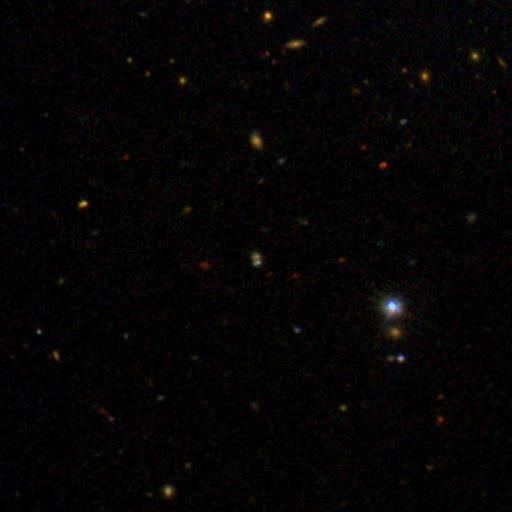
#> input picture test_galaxy4.jpg, 512 x 512 px, found by its file name
$ python contour_2.py
#> lines starting #> are read from the running program, lines starting #| are printed output that depends on the picture; after the words box and inside, x2 and y2 are one past the last pixel; in counts of white or black regions, pixels touching at a corner belong together
import os
import cv2
import numpy as np

def resize_image(image_path, new_size):
    # Read the image
#> called with image_path = 'test_galaxy4.jpg', new_size = (100, 100)
    img = cv2.imread(image_path, cv2.IMREAD_GRAYSCALE)
#> img: shape (512, 512); min 0, max 209, mean 4.5

    # Gaussian blur to smooth the image
    img = cv2.GaussianBlur(img, (3, 3), 0)

    # Thresholding to get the gray area
    _, bin_img = cv2.threshold(img, 100, 255, cv2.THRESH_BINARY)
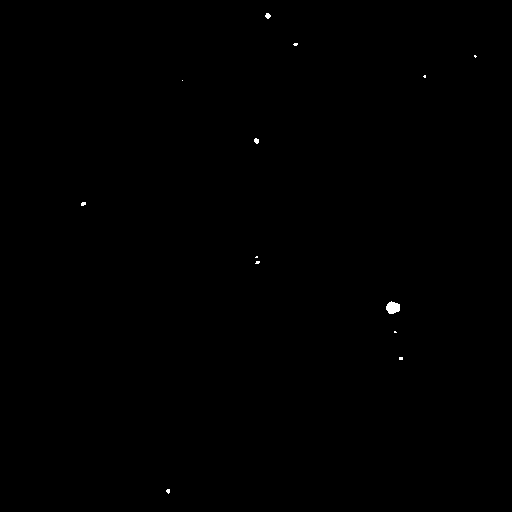
#> bin_img: shape (512, 512); 0.11% white; 13 white regions (10 under 20 px)

    # Finding contours of the gray area
    contours, _ = cv2.findContours(bin_img, cv2.RETR_EXTERNAL, cv2.CHAIN_APPROX_SIMPLE)
#> contours = 13 contours, 12 with area under 20; largest, box (x1, y1, x2, y2) and area: (386, 301, 400, 314) 116
    contour_img = cv2.cvtColor(img, cv2.COLOR_GRAY2BGR)
    cv2.drawContours(contour_img, contours, -1, (0, 255, 0), 2)
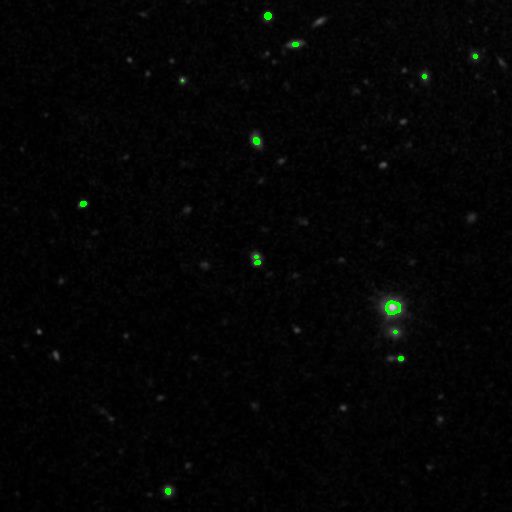
#> contour_img: shape (512, 512, 3); mean B, G, R 4.4, 4.8, 4.4
    return contour_img

# Example usage:
image_path = "test_galaxy4.jpg"  # Path to your input image
new_size = (100, 100)  # New size for the resized image
resized_image = resize_image(image_path, new_size)

if resized_image is not None:
    # Display or save the resized image
    cv2.imshow("Resized Image", resized_image)
    cv2.waitKey(0)
    cv2.destroyAllWindows()
else:
    print("No gray area found in the image.")

$ run again, with test_galaxy3.jpg copied over test_galaxy4.jpg
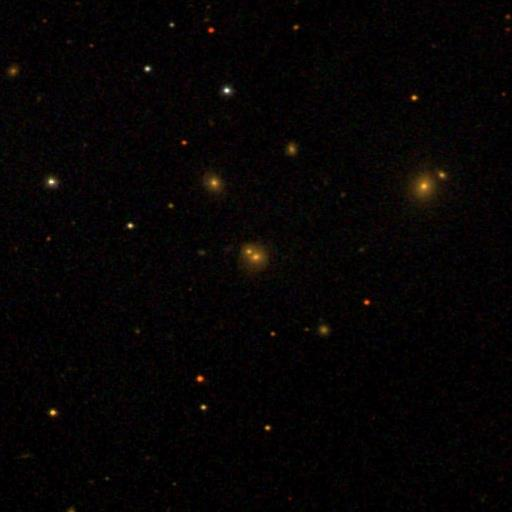
#> input picture test_galaxy3.jpg, 512 x 512 px, found by its file name
#> bin_img: shape (512, 512); 0.13% white; 19 white regions (12 under 20 px)
#> contours = 19 contours, 15 with area under 20; largest, box (x1, y1, x2, y2) and area: (420, 181, 429, 191) 54, (251, 253, 260, 261) 38, (48, 179, 55, 185) 22, (211, 180, 217, 186) 20
#> in resize_image, `cv2.drawContours(contour_img, contours, -1, (0, 255, 0), 2)`:
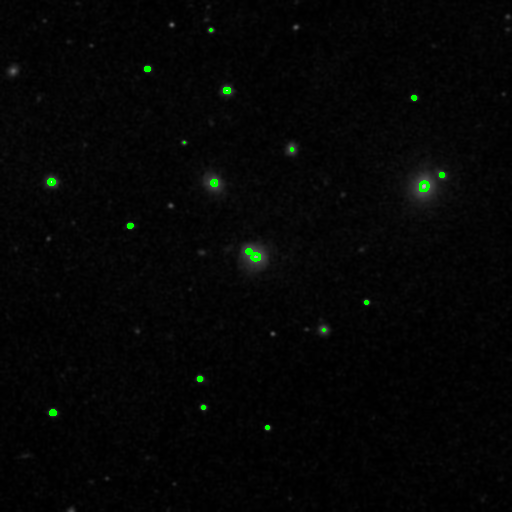
#> contour_img: shape (512, 512, 3); mean B, G, R 4.8, 5.5, 4.8
